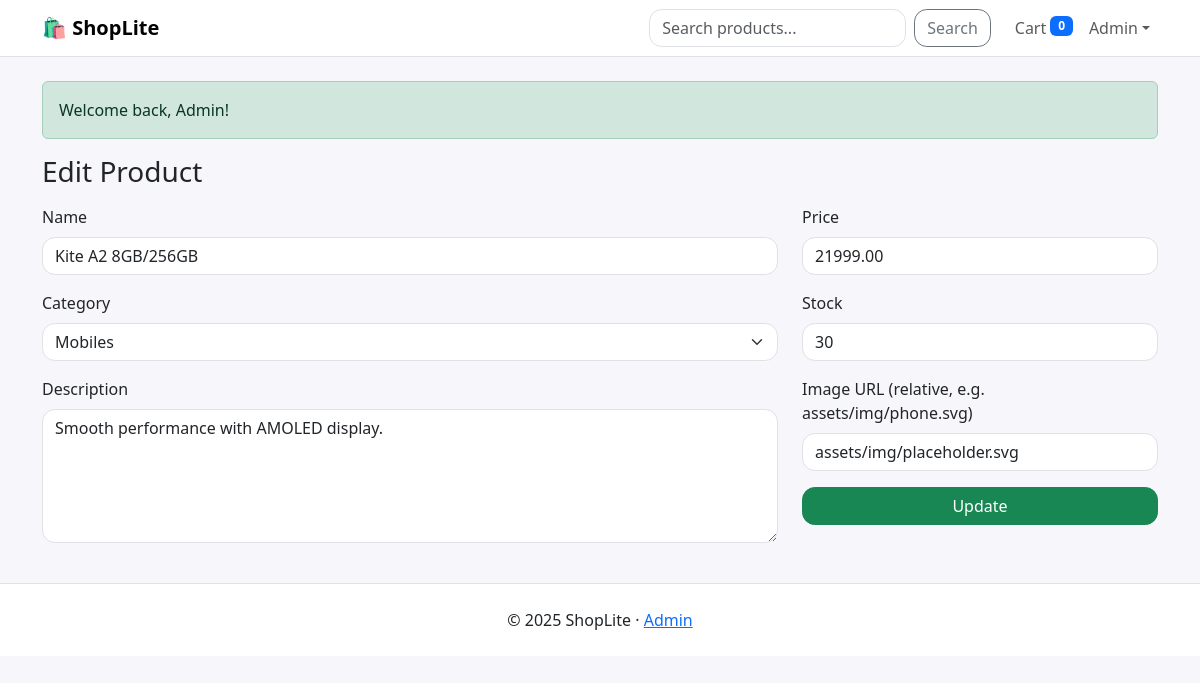
Screenshot of /admin/product_form.php?id=2 (signed in) with the database file from the repository.
### tables this page shows
CREATE TABLE IF NOT EXISTS products (
  id INT AUTO_INCREMENT PRIMARY KEY,
  category_id INT NOT NULL,
  name VARCHAR(200) NOT NULL,
  slug VARCHAR(220) UNIQUE,
  description TEXT,
  price DECIMAL(10,2) NOT NULL,
  stock INT NOT NULL DEFAULT 0,
  image VARCHAR(255),
  created_at TIMESTAMP DEFAULT CURRENT_TIMESTAMP,
  FOREIGN KEY (category_id) REFERENCES categories(id) ON DELETE CASCADE
);

CREATE TABLE IF NOT EXISTS categories (
  id INT AUTO_INCREMENT PRIMARY KEY,
  name VARCHAR(100) NOT NULL,
  slug VARCHAR(120) UNIQUE
);

### admin/product_form.php (the view, shortened to what this page needs)
<?php require_once __DIR__.'/../templates/header.php'; require_admin();
$id = (int)($_GET['id'] ?? 0);
$product = ['name'=>'','category_id'=>'','description'=>'','price'=>'','stock'=>'','image'=>''];
if ($id) {
  $stmt = $pdo->prepare("SELECT * FROM products WHERE id=?");
  $stmt->execute([$id]);
  $product = $stmt->fetch();
}
$cats = $pdo->query("SELECT id, name FROM categories ORDER BY name")->fetchAll();
?>
<h3 class="mb-3"><?= $id ? 'Edit' : 'Add' ?> Product</h3>
<form method="post">
  <div class="row">
    <div class="col-md-8">
      <div class="mb-3"><label class="form-label">Name</label><input class="form-control" name="name" value="<?= htmlspecialchars($product['name']) ?>" required></div>
      <div class="mb-3">
        <label class="form-label">Category</label>
        <select class="form-select" name="category_id" required>
          <?php foreach ($cats as $c): ?>
            <option value="<?= $c['id'] ?>" <?= $product['category_id']==$c['id']?'selected':'' ?>><?= htmlspecialchars($c['name']) ?></option>
          <?php endforeach; ?>
        </select>
      </div>
      <div class="mb-3"><label class="form-label">Description</label><textarea class="form-control" rows="5" name="description"><?= htmlspecialchars($product['description']) ?></textarea></div>
    </div>
    <div class="col-md-4">
      <div class="mb-3"><label class="form-label">Price</label><input type="number" step="0.01" class="form-control" name="price" value="<?= htmlspecialchars($product['price']) ?>" required></div>
      <div class="mb-3"><label class="form-label">Stock</label><input type="number" class="form-control" name="stock" value="<?= htmlspecialchars($product['stock']) ?>" required></div>
      <div class="mb-3"><label class="form-label">Image URL (relative, e.g. assets/img/phone.svg)</label><input class="form-control" name="image" value="<?= htmlspecialchars($product['image']) ?>"></div>
      <button class="btn btn-success w-100"><?= $id ? 'Update' : 'Create' ?></button>
    </div>
  </div>
</form>
<?php require_once __DIR__.'/../templates/footer.php'; ?>

### assets/css/style.css (style rules this page uses)
body { background-color: #f7f7fb; }
.btn, .form-control, .form-select { border-radius: .8rem; }

### rows the page displays
products: name "Kite A2 8GB/256GB", category_id "Mobiles", description "Smooth performance with AMOLED display.", price "21999.00", stock "30", image "assets/img/placeholder.svg"

### other values shown
APP_NAME "ShopLite"
array_sum($_SESSION['cart'] ?? []) "0"
$user['name'] "Admin"
$m "Welcome back, Admin!"
